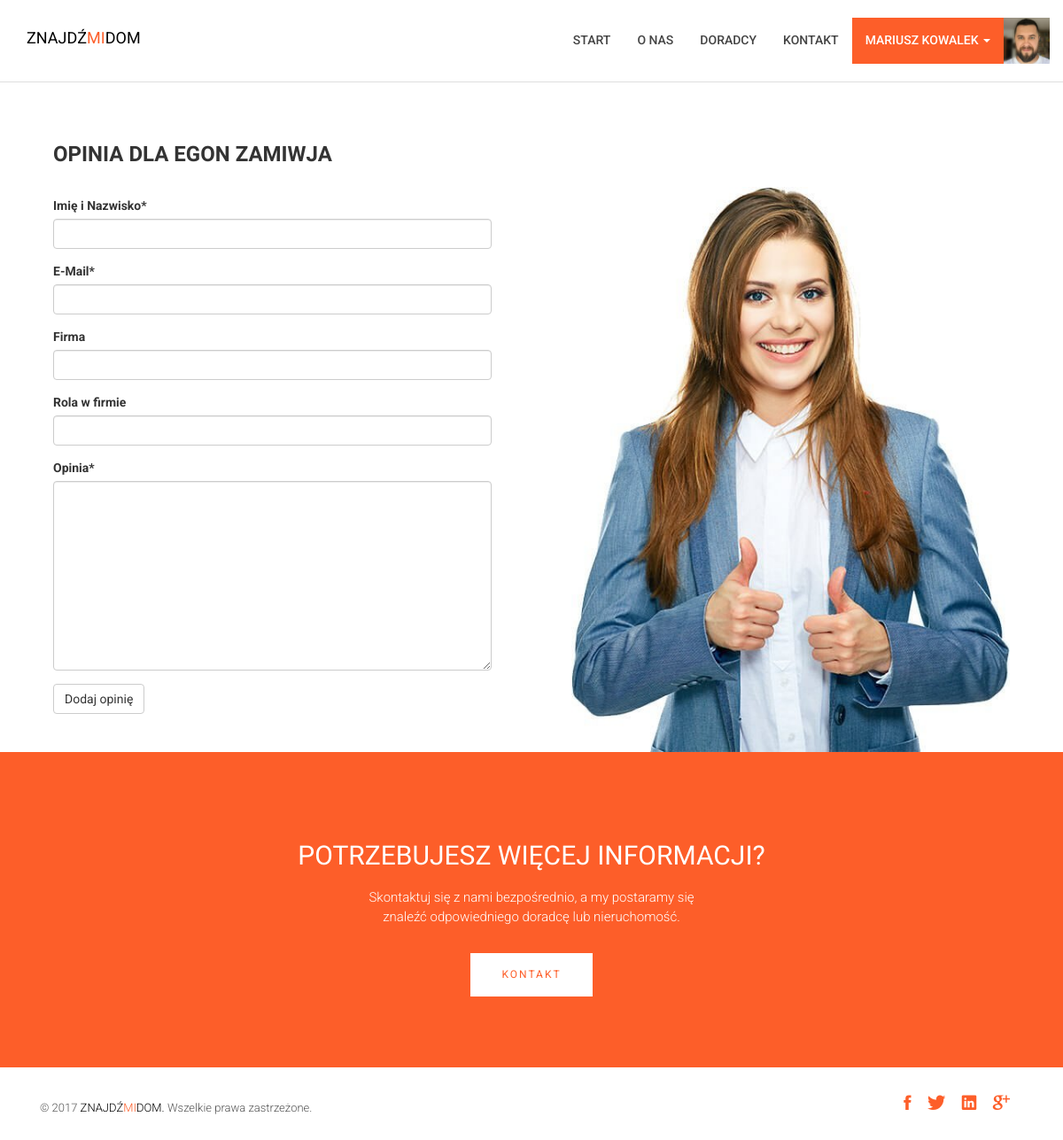
/profiles/10/add_review/ (signed in), run on an earlier commit of the app's database.
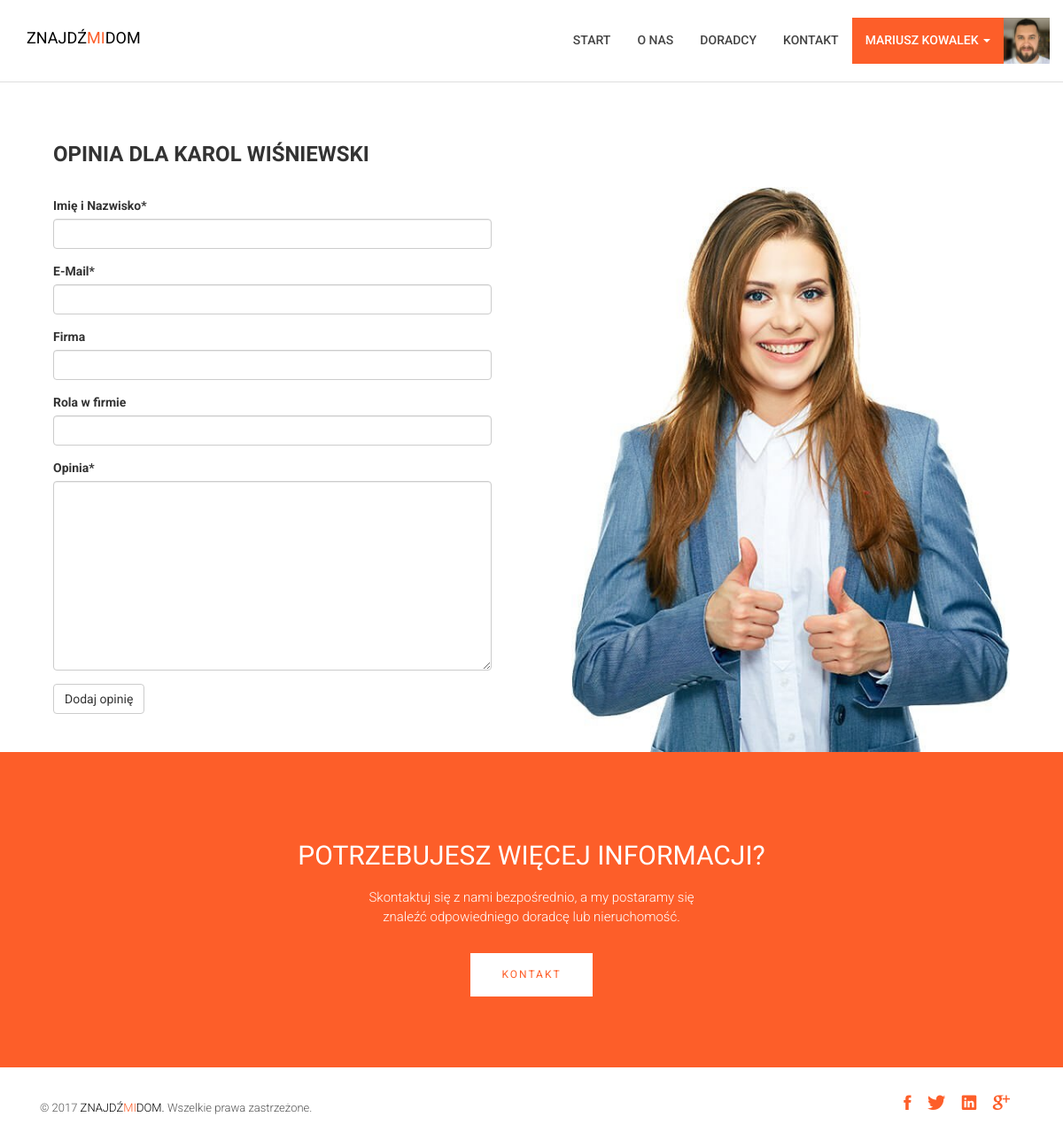
And on a later commit of the database.
### profiles/models.py (models this page shows, shortened)
class Profile(models.Model):
	def validate_image(fieldfile_obj):
		filesize = fieldfile_obj.file.size
		megabyte_limit = 1
		if filesize > megabyte_limit*1024*1024:
			raise ValidationError("Zbyt duży rozmiar pliku. Użyj zdjęcia o rozmiarze poniżej %sMB" % str(megabyte_limit))
	user = models.OneToOneField(User, blank=True, null=True)
	avatar = models.ImageField(upload_to='avatar', blank=True, validators=[validate_image])
	description = models.TextField(blank=True)
	city = models.CharField(max_length=100, blank=True)
	updated = models.DateTimeField(auto_now=True, auto_now_add=False)
	timestamp = models.DateTimeField(auto_now=False, auto_now_add=True)

### profiles/views.py (the view)
# urls.py: url(r'^(?P<pk>\d+)/add_review/$', views.add_review, name='add_review'),
def add_review(request, pk):
	profile = get_object_or_404(Profile, pk=pk)
	if request.method == 'POST':
		form = ReviewForm(request.POST, instance=profile)
		if form.is_valid():
			name = form.cleaned_data['name']
			email = form.cleaned_data['email']
			company = form.cleaned_data['company']
			position = form.cleaned_data['position']
			message = form.cleaned_data['message']
			review = Review()
			review.profile = profile
			review.name = name
			review.email = email
			review.company = company
			review.position = position
			review.message = message
			review.save()
			messages.success(request, 'Opinia dodana. Pojawi się na profilu po zatwierdzeniu przez administratora.')
			return redirect('profiles:detail', pk=profile.pk)
	else:
		form = ReviewForm(instance=profile)
	return render(request, 'profiles/review.html', {'profile': profile, 'form': form})

### profiles/forms.py
class ReviewForm(ModelForm):
	class Meta:
		model = Review
		fields = ('name', 'email', 'company', 'position', 'message')
		labels = {
			'name': 'Imię i Nazwisko',
			'email': 'E-Mail',
			'company': 'Firma',
			'position': 'Rola w firmie',
			'message': 'Opinia',
		}

### profiles/templates/profiles/review.html (shortened to what this page needs)
{% extends "base.html" %}
{% load static from staticfiles %}
{% load crispy_forms_tags %}
{% block content%}
         <section id="about" class="pico">
                <div class="container">
                    <div class="row">
                        <div class="col-md-6 col-sm-6">
                            <div class="block wow fadeInLeft" data-wow-delay=".3s" data-wow-duration="500ms">
                                <h2>
                                Opinia dla {{ profile.user.get_full_name }}
                                </h2>
                                <p>
                                	<form role="form" action="" method="post">
                                        {{ form|crispy }}
                                        <button type="submit" class="btn btn-default">Dodaj opinię</button>
                                    </form>
                                </p>
                            </div>
                        </div>
                        <div class="col-md-6 col-sm-6">
                            <div class="block wow fadeInRight" data-wow-delay=".3s" data-wow-duration="500ms">
                                <img class="review" src="{% static 'images/zdm-rejestracja.jpg' %}" alt="">
                            </div>
                        </div>
                    </div>
                </div>
            </section>
{% endblock %}

What changed in the data, as far as the page shows it:
changed Profile: user.get_full_name "EGON ZAMIWJA" → "KAROL WIŚNIEWSKI"
